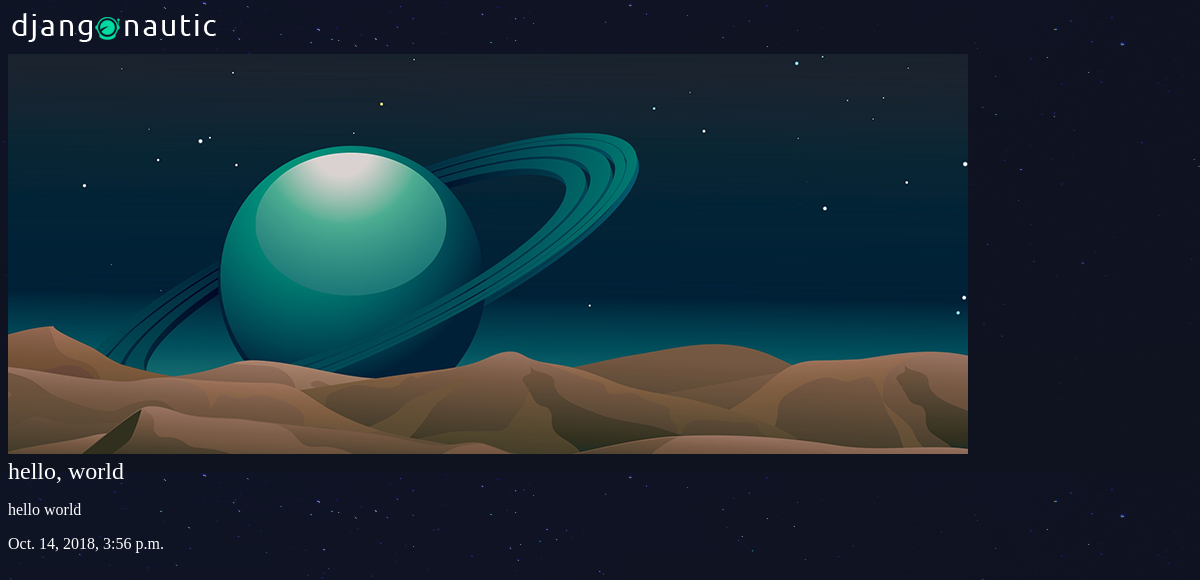
/articles/hello-world/, run on an earlier commit of the app's database.
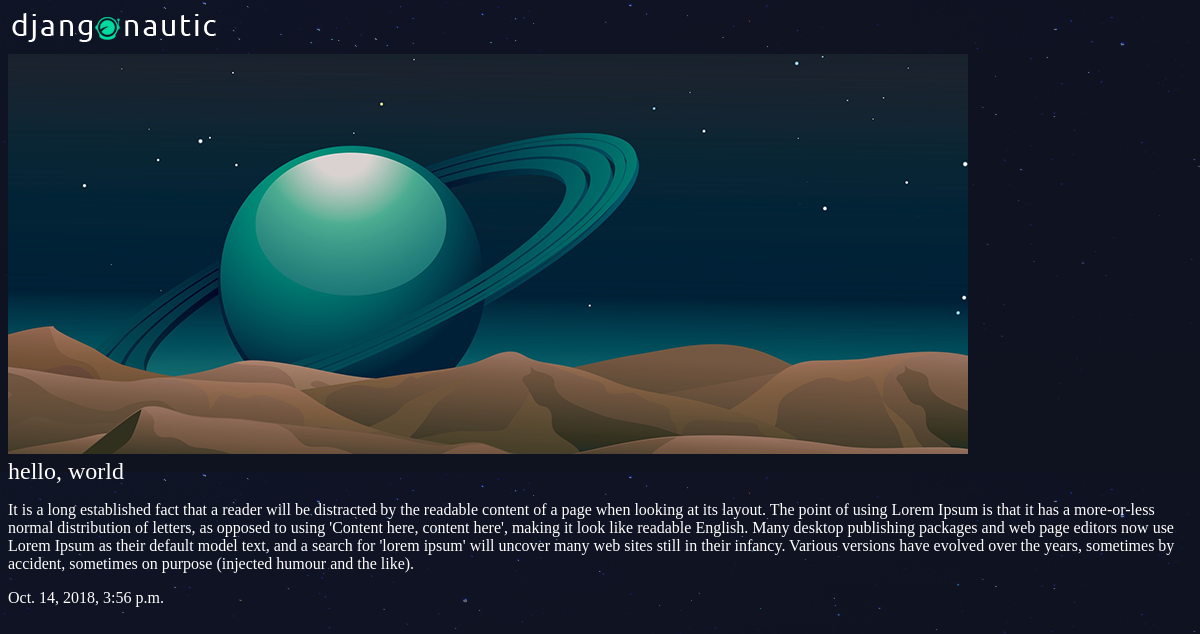
And on a later commit of the database.
### articles/models.py (models this page shows, shortened)
class Article(models.Model):
    title = models.CharField(max_length = 100)
    slug = models.SlugField()
    body = models.TextField()
    date = models.DateTimeField(auto_now_add=True)
    thumb = models.ImageField(default = 'default.png', blank = True)

### articles/views.py (the view)
# urls.py: url(r'^(?P<slug>[\w-]+)/$', views.article_detail, name="detail"),
def article_detail(request, slug):
    article = Article.objects.get(slug=slug)
    return render(request, 'articles/article_detail.html', { 'article': article })

### articles/templates/articles/article_detail.html
{% extends 'base_layout.html' %}
{% block content %}
<div class="article-detail">
    <div class="article">
        <img src="{{ article.thumb.url }}">
        <h2>{{ article.title }}</h2>
        <p>{{ article.body }}</p>
        <p>{{ article.date }}</p>
    </div>
</div>
{% endblock %}

What changed in the data, as far as the page shows it:
changed Article "hello, world": body "hello world" → "It is a long established fact that a reader will be distracted by the readable content of a page when looking at its layout. The point of using Lorem Ipsum is that it has a more-or-less normal distribution of letters, as opposed to using 'Content here, content here', making it look like readable English. Many desktop publishing packages and web page editors now use Lorem Ipsum as their default model text, and a search for 'lorem ipsum' will uncover many web sites still in their infancy. Various versions have evolved over the years, sometimes by accident, sometimes on purpose (injected humour and the like)."
